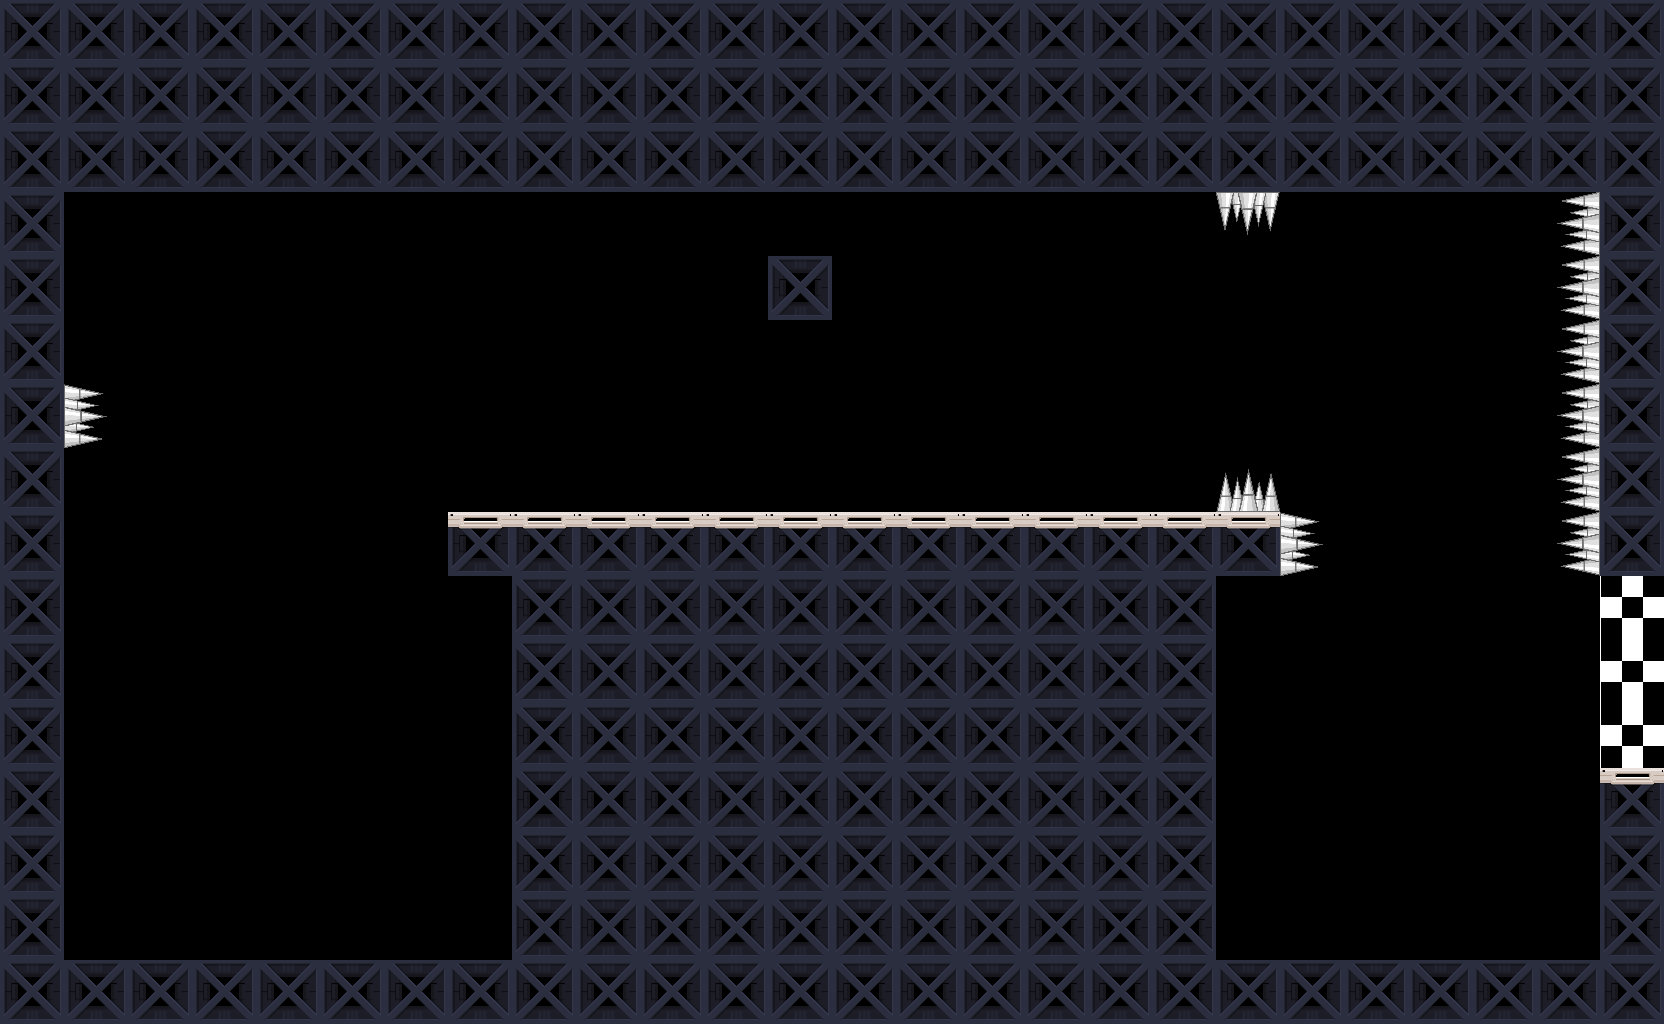

Rendered tile map (Tiled .tmx) drawn with the repository's tilesets; below, a short description and the full map source, tile grids included:
An orthogonal 26x16 tile map with 64x64 px tiles, 1 tile layer (L0) and 19 objects (9x static, SpawnPlayer, TRANS).

<map version="1.2" tiledversion="2019.05.08" orientation="orthogonal" renderorder="left-up" width="26" height="16" tilewidth="64" tileheight="64" infinite="0" nextlayerid="11" nextobjectid="41">
 <properties>
  <property name="isBoundingBox" type="bool" value="true" />
  <property name="isDebug" type="bool" value="true" />
  <property name="isFollow" type="bool" value="false" />
  <property name="isPhyDebug" type="bool" value="true" />
  <property name="isScrollX" type="bool" value="false" />
  <property name="isScrollY" type="bool" value="false" />
 </properties>
 <tileset firstgid="1" name="Tiles" tilewidth="128" tileheight="128" tilecount="15" columns="0">
  <grid orientation="orthogonal" width="1" height="1" />
  <tile id="1" type="TR-1">
   <properties>
    <property name="PE_Key" value="NA" />
    <property name="PhysicsBody" value="BOUNDING_BOX" />
    <property name="TAG" type="int" value="80" />
    <property name="isDynamic" type="bool" value="false" />
    <property name="isUseOnContact" type="bool" value="false" />
    <property name="isUsePhysics" type="bool" value="false" />
   </properties>
   <image width="64" height="64" source="Tile2.png" />
   <objectgroup draworder="index">
    <object id="1" x="0" y="0" width="64" height="64" />
   </objectgroup>
  </tile>
  <tile id="4" type="TR-0">
   <properties>
    <property name="PE_Key" value="NA" />
    <property name="PhysicsBody" value="BOUNDING_BOX" />
    <property name="TAG" type="int" value="82" />
    <property name="isDynamic" type="bool" value="false" />
    <property name="isUseOnContact" type="bool" value="false" />
    <property name="isUsePhysics" type="bool" value="false" />
   </properties>
   <image width="64" height="64" source="Tile5.png" />
   <objectgroup draworder="index">
    <object id="1" x="0" y="0" width="64" height="64" />
   </objectgroup>
  </tile>
  <tile id="15" type="Acid">
   <properties>
    <property name="CategoryBitmask" value="100000_000000_000000_000000" />
    <property name="CollisionBitmask" value="000000_000000_11111111_11111111" />
    <property name="ContactTestBitmask" value="11111111_11111111_11111111_11111111" />
    <property name="GameObject" value="Hostile" />
    <property name="GivesDamage" type="int" value="100" />
    <property name="Group" type="int" value="0" />
    <property name="PE_Key" value="NA" />
    <property name="PhysicsBody" value="BOUNDING_BOX" />
    <property name="TAG" type="int" value="100" />
    <property name="canGiveDamage" type="bool" value="false" />
    <property name="canTakeDamage" type="bool" value="false" />
    <property name="health" value="INF" />
    <property name="isDynamic" type="bool" value="false" />
    <property name="isUseOnContact" type="bool" value="false" />
    <property name="isUsePhysics" type="bool" value="true" />
   </properties>
   <image width="64" height="64" source="Acid_Bottom.png" />
   <objectgroup draworder="index">
    <object id="1" x="0" y="0" width="4" height="64" />
   </objectgroup>
  </tile>
  <tile id="16" type="AcidTop">
   <properties>
    <property name="CategoryBitmask" value="010000_000000_000000_000000" />
    <property name="CollisionBitmask" value="000000_000000_11111111_11111111" />
    <property name="ContactTestBitmask" value="11111111_11111111_11111111_11111111" />
    <property name="GameObject" value="Hostile" />
    <property name="GivesDamage" type="int" value="100" />
    <property name="Group" type="int" value="0" />
    <property name="PE_Key" value="AcidTop" />
    <property name="PhysicsBody" value="PE" />
    <property name="TAG" type="int" value="100" />
    <property name="canGiveDamage" type="bool" value="false" />
    <property name="canTakeDamage" type="bool" value="false" />
    <property name="health" value="INF" />
    <property name="isDynamic" type="bool" value="false" />
    <property name="isUseOnContact" type="bool" value="true" />
    <property name="isUsePhysics" type="bool" value="true" />
   </properties>
   <image width="64" height="64" source="Acid_Top.png" />
   <objectgroup draworder="index">
    <object id="1" x="2" y="23" width="61" height="40" />
   </objectgroup>
  </tile>
  <tile id="22" type="SpikeWest">
   <properties>
    <property name="CategoryBitmask" value="100000_000000_000000_000000" />
    <property name="CollisionBitmask" value="000000_000000_11111111_11111111" />
    <property name="ContactTestBitmask" value="11111111_11111111_11111111_11111111" />
    <property name="GameObject" value="Hostile" />
    <property name="GivesDamage" type="int" value="30" />
    <property name="Group" type="int" value="0" />
    <property name="PE_Key" value="SpikeWest" />
    <property name="PhysicsBody" value="PE" />
    <property name="TAG" type="int" value="100" />
    <property name="canGiveDamage" type="bool" value="false" />
    <property name="canTakeDamage" type="bool" value="false" />
    <property name="health" value="INF" />
    <property name="isDynamic" type="bool" value="false" />
    <property name="isUseOnContact" type="bool" value="true" />
    <property name="isUsePhysics" type="bool" value="true" />
   </properties>
   <image width="64" height="64" source="SpikeWest.png" />
   <objectgroup draworder="index">
    <object id="1" x="27" y="2" width="36" height="60" />
   </objectgroup>
  </tile>
  <tile id="23" type="SpikeEast">
   <properties>
    <property name="CategoryBitmask" value="100000_000000_000000_000000" />
    <property name="CollisionBitmask" value="000000_000000_11111111_11111111" />
    <property name="ContactTestBitmask" value="11111111_11111111_11111111_11111111" />
    <property name="GameObject" value="Hostile" />
    <property name="GivesDamage" type="int" value="30" />
    <property name="Group" type="int" value="0" />
    <property name="PE_Key" value="SpikeEast" />
    <property name="PhysicsBody" value="PE" />
    <property name="TAG" type="int" value="100" />
    <property name="canGiveDamage" type="bool" value="false" />
    <property name="canTakeDamage" type="bool" value="false" />
    <property name="health" value="INF" />
    <property name="isDynamic" type="bool" value="false" />
    <property name="isUseOnContact" type="bool" value="true" />
    <property name="isUsePhysics" type="bool" value="true" />
   </properties>
   <image width="64" height="64" source="SpikeEast.png" />
   <objectgroup draworder="index">
    <object id="1" x="0" y="0" width="34" height="64" />
   </objectgroup>
  </tile>
  <tile id="24" type="SpikeSouth">
   <properties>
    <property name="CategoryBitmask" value="100000_000000_000000_000000" />
    <property name="CollisionBitmask" value="000000_000000_11111111_11111111" />
    <property name="ContactTestBitmask" value="11111111_11111111_11111111_11111111" />
    <property name="GameObject" value="Hostile" />
    <property name="GivesDamage" type="int" value="30" />
    <property name="Group" type="int" value="0" />
    <property name="PE_Key" value="SpikeSouth" />
    <property name="PhysicsBody" value="PE" />
    <property name="TAG" type="int" value="100" />
    <property name="canGiveDamage" type="bool" value="false" />
    <property name="canTakeDamage" type="bool" value="false" />
    <property name="health" value="INF" />
    <property name="isDynamic" type="bool" value="false" />
    <property name="isUseOnContact" type="bool" value="true" />
    <property name="isUsePhysics" type="bool" value="true" />
   </properties>
   <image width="64" height="64" source="SpikeSoth.png" />
   <objectgroup draworder="index">
    <object id="1" x="0" y="0" width="64" height="34" />
   </objectgroup>
  </tile>
  <tile id="25" type="SpikeNorth">
   <properties>
    <property name="CategoryBitmask" value="100000_000000_000000_000000" />
    <property name="CollisionBitmask" value="000000_000000_11111111_11111111" />
    <property name="ContactTestBitmask" value="11111111_11111111_11111111_11111111" />
    <property name="GameObject" value="Hostile" />
    <property name="GivesDamage" type="int" value="30" />
    <property name="Group" type="int" value="0" />
    <property name="PE_Key" value="SpikeNorth" />
    <property name="PhysicsBody" value="PE" />
    <property name="TAG" type="int" value="100" />
    <property name="canGiveDamage" type="bool" value="false" />
    <property name="canTakeDamage" type="bool" value="false" />
    <property name="health" value="INF" />
    <property name="isDynamic" type="bool" value="false" />
    <property name="isUseOnContact" type="bool" value="true" />
    <property name="isUsePhysics" type="bool" value="true" />
   </properties>
   <image width="64" height="64" source="SpikeNorth.png" />
   <objectgroup draworder="index">
    <object id="1" x="0" y="34" width="64" height="35" />
   </objectgroup>
  </tile>
  <tile id="26" type="Finish">
   <properties>
    <property name="CategoryBitmask" value="100000_000000_000000_000000" />
    <property name="CollisionBitmask" value="000000_000000_11111111_11111111" />
    <property name="ContactTestBitmask" value="11111111_11111111_11111111_11111111" />
    <property name="GameObject" value="Exit" />
    <property name="GivesDamage" type="int" value="100" />
    <property name="Group" type="int" value="0" />
    <property name="PE_Key" value="NA" />
    <property name="PhysicsBody" value="BOUNDING_BOX" />
    <property name="TAG" type="int" value="100" />
    <property name="canGiveDamage" type="bool" value="false" />
    <property name="canTakeDamage" type="bool" value="false" />
    <property name="health" value="INF" />
    <property name="isDynamic" type="bool" value="false" />
    <property name="isUseOnContact" type="bool" value="false" />
    <property name="isUsePhysics" type="bool" value="false" />
   </properties>
   <image width="64" height="64" source="finish64x64.png" />
  </tile>
  <tile id="27" type="QuartzCrystalEast">
   <properties>
    <property name="CategoryBitmask" value="100000_000000_000000_000000" />
    <property name="CollisionBitmask" value="000000_000000_11111111_11111111" />
    <property name="ContactTestBitmask" value="11111111_11111111_11111111_11111111" />
    <property name="GameObject" value="Hostile" />
    <property name="GivesDamage" type="int" value="1" />
    <property name="Group" type="int" value="0" />
    <property name="PE_Key" value="QuartzCrystalEast" />
    <property name="PhysicsBody" value="PE" />
    <property name="TAG" type="int" value="100" />
    <property name="canGiveDamage" type="bool" value="false" />
    <property name="canTakeDamage" type="bool" value="false" />
    <property name="health" value="INF" />
    <property name="isDynamic" type="bool" value="false" />
    <property name="isUseOnContact" type="bool" value="true" />
    <property name="isUsePhysics" type="bool" value="true" />
   </properties>
   <image width="128" height="128" source="QuartzCrystalEast.png" />
  </tile>
  <tile id="28" type="QuartzCrystalNorth">
   <properties>
    <property name="CategoryBitmask" value="100000_000000_000000_000000" />
    <property name="CollisionBitmask" value="000000_000000_11111111_11111111" />
    <property name="ContactTestBitmask" value="11111111_11111111_11111111_11111111" />
    <property name="GameObject" value="Hostile" />
    <property name="GivesDamage" type="int" value="1" />
    <property name="Group" type="int" value="0" />
    <property name="PE_Key" value="QuartzCrystalNorth" />
    <property name="PhysicsBody" value="PE" />
    <property name="TAG" type="int" value="100" />
    <property name="canGiveDamage" type="bool" value="false" />
    <property name="canTakeDamage" type="bool" value="false" />
    <property name="health" value="INF" />
    <property name="isDynamic" type="bool" value="false" />
    <property name="isUseOnContact" type="bool" value="true" />
    <property name="isUsePhysics" type="bool" value="true" />
   </properties>
   <image width="128" height="128" source="QuartzCrystalNorth.png" />
  </tile>
  <tile id="29" type="QuartzCrystalNorth3">
   <properties>
    <property name="CategoryBitmask" value="100000_000000_000000_000000" />
    <property name="CollisionBitmask" value="000000_000000_11111111_11111111" />
    <property name="ContactTestBitmask" value="11111111_11111111_11111111_11111111" />
    <property name="GameObject" value="Hostile" />
    <property name="GivesDamage" type="int" value="1" />
    <property name="Group" type="int" value="0" />
    <property name="PE_Key" value="QuartzCrystalNorth3" />
    <property name="PhysicsBody" value="PE" />
    <property name="TAG" type="int" value="100" />
    <property name="canGiveDamage" type="bool" value="false" />
    <property name="canTakeDamage" type="bool" value="false" />
    <property name="health" value="INF" />
    <property name="isDynamic" type="bool" value="false" />
    <property name="isUseOnContact" type="bool" value="true" />
    <property name="isUsePhysics" type="bool" value="true" />
   </properties>
   <image width="128" height="128" source="QuartzCrystalNorth3.png" />
  </tile>
  <tile id="30" type="QuartzCrystalNorthFliped3">
   <properties>
    <property name="CategoryBitmask" value="100000_000000_000000_000000" />
    <property name="CollisionBitmask" value="000000_000000_11111111_11111111" />
    <property name="ContactTestBitmask" value="11111111_11111111_11111111_11111111" />
    <property name="GameObject" value="Hostile" />
    <property name="GivesDamage" type="int" value="1" />
    <property name="Group" type="int" value="0" />
    <property name="PE_Key" value="QuartzCrystalNorthFliped3" />
    <property name="PhysicsBody" value="PE" />
    <property name="TAG" type="int" value="100" />
    <property name="canGiveDamage" type="bool" value="false" />
    <property name="canTakeDamage" type="bool" value="false" />
    <property name="health" value="INF" />
    <property name="isDynamic" type="bool" value="false" />
    <property name="isUseOnContact" type="bool" value="true" />
    <property name="isUsePhysics" type="bool" value="true" />
   </properties>
   <image width="128" height="128" source="QuartzCrystalNorthFliped3.png" />
  </tile>
  <tile id="31" type="QuartzCrystalSouth">
   <properties>
    <property name="CategoryBitmask" value="100000_000000_000000_000000" />
    <property name="CollisionBitmask" value="000000_000000_11111111_11111111" />
    <property name="ContactTestBitmask" value="11111111_11111111_11111111_11111111" />
    <property name="GameObject" value="Hostile" />
    <property name="GivesDamage" type="int" value="1" />
    <property name="Group" type="int" value="0" />
    <property name="PE_Key" value="QuartzCrystalSouth" />
    <property name="PhysicsBody" value="PE" />
    <property name="TAG" type="int" value="100" />
    <property name="canGiveDamage" type="bool" value="false" />
    <property name="canTakeDamage" type="bool" value="false" />
    <property name="health" value="INF" />
    <property name="isDynamic" type="bool" value="false" />
    <property name="isUseOnContact" type="bool" value="true" />
    <property name="isUsePhysics" type="bool" value="true" />
   </properties>
   <image width="128" height="128" source="QuartzCrystalSouth.png" />
  </tile>
  <tile id="32" type="QuartzCrystalWest">
   <properties>
    <property name="CategoryBitmask" value="100000_000000_000000_000000" />
    <property name="CollisionBitmask" value="000000_000000_11111111_11111111" />
    <property name="ContactTestBitmask" value="11111111_11111111_11111111_11111111" />
    <property name="GameObject" value="Hostile" />
    <property name="GivesDamage" type="int" value="1" />
    <property name="Group" type="int" value="0" />
    <property name="PE_Key" value="QuartzCrystalWest" />
    <property name="PhysicsBody" value="PE" />
    <property name="TAG" type="int" value="100" />
    <property name="canGiveDamage" type="bool" value="false" />
    <property name="canTakeDamage" type="bool" value="false" />
    <property name="health" value="INF" />
    <property name="isDynamic" type="bool" value="false" />
    <property name="isUseOnContact" type="bool" value="true" />
    <property name="isUsePhysics" type="bool" value="true" />
   </properties>
   <image width="128" height="128" source="QuartzCrystalWest.png" />
  </tile>
 </tileset>
 <layer id="6" name="L0" width="26" height="16">
  <data encoding="csv">
5,5,5,5,5,5,5,5,5,5,5,5,5,5,5,5,5,5,5,5,5,5,5,5,5,5,
5,5,5,5,5,5,5,5,5,5,5,5,5,5,5,5,5,5,5,5,5,5,5,5,5,5,
5,5,5,5,5,5,5,5,5,5,5,5,5,5,5,5,5,5,5,5,5,5,5,5,5,5,
5,0,0,0,0,0,0,0,0,0,0,0,0,0,0,0,0,0,0,25,0,0,0,0,23,5,
5,0,0,0,0,0,0,0,0,0,0,0,5,0,0,0,0,0,0,0,0,0,0,0,23,5,
5,0,0,0,0,0,0,0,0,0,0,0,0,0,0,0,0,0,0,0,0,0,0,0,23,5,
5,24,0,0,0,0,0,0,0,0,0,0,0,0,0,0,0,0,0,0,0,0,0,0,23,5,
5,0,0,0,0,0,0,0,0,0,0,0,0,0,0,0,0,0,0,26,0,0,0,0,23,5,
5,0,0,0,0,0,0,2,2,2,2,2,2,2,2,2,2,2,2,2,24,0,0,0,23,5,
5,0,0,0,0,0,0,0,5,5,5,5,5,5,5,5,5,5,5,0,0,0,0,0,0,27,
5,0,0,0,0,0,0,0,5,5,5,5,5,5,5,5,5,5,5,0,0,0,0,0,0,27,
5,0,0,0,0,0,0,0,5,5,5,5,5,5,5,5,5,5,5,0,0,0,0,0,0,27,
5,0,0,0,0,0,0,0,5,5,5,5,5,5,5,5,5,5,5,0,0,0,0,0,0,2,
5,0,0,0,0,0,0,0,5,5,5,5,5,5,5,5,5,5,5,0,0,0,0,0,0,5,
5,0,0,0,0,0,0,0,5,5,5,5,5,5,5,5,5,5,5,0,0,0,0,0,0,5,
5,5,5,5,5,5,5,5,5,5,5,5,5,5,5,5,5,5,5,5,5,5,5,5,5,5
</data>
 </layer>
 <objectgroup id="2" name="O1-PHY">
  <object id="3" name="Top" type="static" x="0" y="132" width="1662" height="60">
   <properties>
    <property name="PhysicsBody" value="BOUNDING_BOX" />
   </properties>
  </object>
  <object id="4" name="WestWall" type="static" x="0" y="192" width="62" height="832">
   <properties>
    <property name="PhysicsBody" value="BOUNDING_BOX" />
   </properties>
  </object>
  <object id="5" name="Bottom" type="static" x="64" y="961" width="1600" height="64">
   <properties>
    <property name="PhysicsBody" value="BOUNDING_BOX" />
   </properties>
  </object>
  <object id="6" name="EastWallTop" type="static" x="1601" y="199" width="63" height="388">
   <properties>
    <property name="PhysicsBody" value="BOUNDING_BOX" />
   </properties>
  </object>
  <object id="7" name="EastWall-Bottom" type="static" x="1600" y="771" width="66" height="188">
   <properties>
    <property name="PhysicsBody" value="BOUNDING_BOX" />
   </properties>
  </object>
  <object id="8" name="CenterPlatform" type="static" x="512" y="578" width="64" height="381">
   <properties>
    <property name="PhysicsBody" value="BOUNDING_BOX" />
   </properties>
  </object>
  <object id="9" name="CenterPlatform-Top" type="static" x="446.667" y="513" width="835" height="63.6667">
   <properties>
    <property name="PhysicsBody" value="BOUNDING_BOX" />
   </properties>
  </object>
  <object id="39" name="CenterPlatform" type="static" x="1150" y="579.5" width="64" height="381">
   <properties>
    <property name="PhysicsBody" value="BOUNDING_BOX" />
   </properties>
  </object>
  <object id="40" name="single" type="static" x="768" y="256" width="62.6667" height="64">
   <properties>
    <property name="PhysicsBody" value="BOUNDING_BOX" />
   </properties>
  </object>
 </objectgroup>
 <objectgroup id="7" name="O2-ELEMENTS">
  <object id="31" name="SpawnPlayer" type="SpawnPlayer" x="260" y="642">
   <point />
  </object>
  <object id="34" name="TRANS" type="TRANS" x="1622" y="572" width="46" height="176" />
 </objectgroup>
</map>
